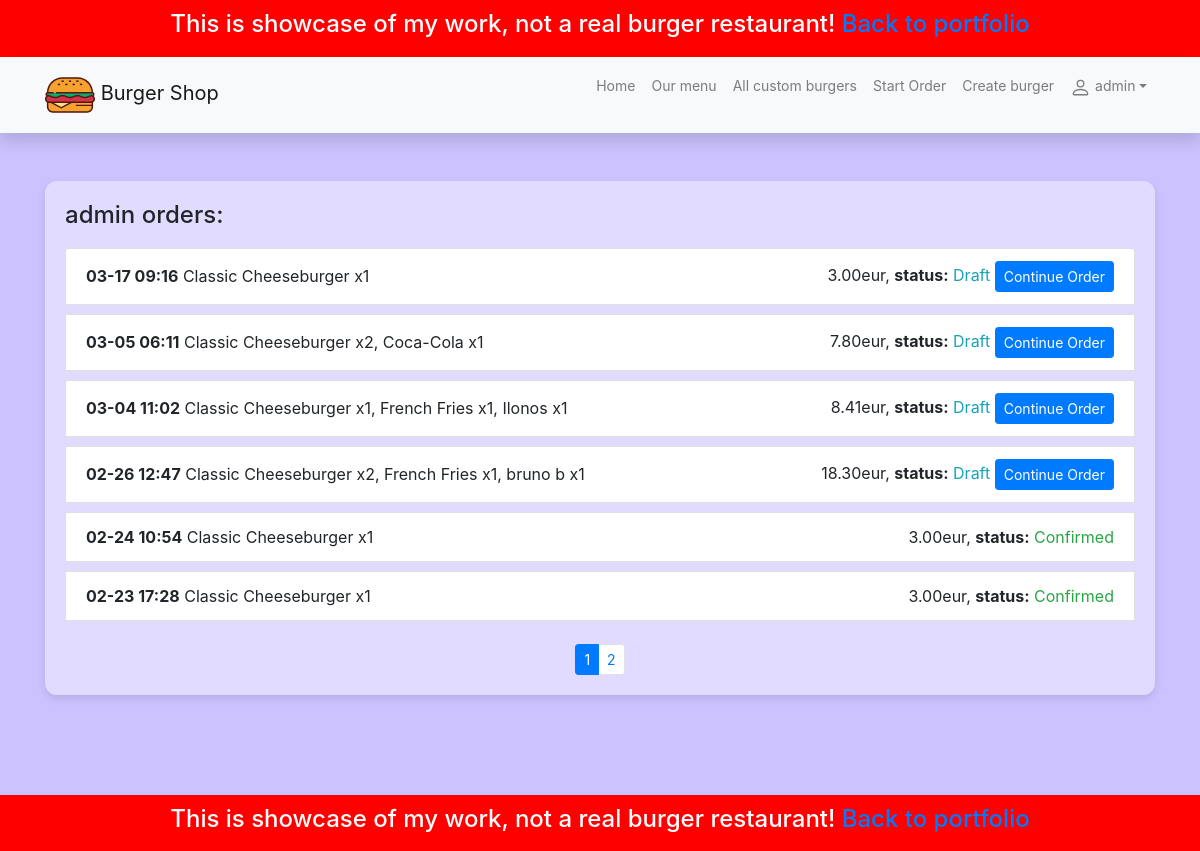
Page /burger_shop/my-orders/ (signed in) on the committed database.
### burger_shop/models.py (models this page shows, shortened)
class Order(models.Model):
    user = models.ForeignKey(User, on_delete=models.SET_NULL, null=True, blank=True)
    time = models.DateTimeField(auto_now_add=True)
    ORDER_STATUS = (
        ('d', 'Draft'),
        ('co', 'Confirmed'),
        ('f', 'Finished'),
        ('ca', 'Cancelled')
    )
    order_status = models.CharField('Order status',
                                    max_length=2,
                                    choices=ORDER_STATUS,
                                    default='d',
                                    help_text='Status of order')
    @property
    def total_price(self):
        return sum(item.total_price for item in self.orderitem_set.all())
    class Meta:
        verbose_name = 'Order'
        verbose_name_plural = 'Orders'
        app_label = 'burger_shop'

class OrderItem(models.Model):
    order = models.ForeignKey(Order, on_delete=models.CASCADE)
    menu_item = models.ForeignKey(MenuItem, on_delete=models.SET_NULL, blank=True, null=True)
    custom_burger = models.ForeignKey('CustomBurger', on_delete=models.SET_NULL, blank=True, null=True)
    quantity = models.IntegerField('Quantity')
    @property
    def total_price(self):
        if self.menu_item:
            return self.menu_item.price * self.quantity
        elif self.custom_burger:
            return self.custom_burger.total_price * self.quantity
        return 0
    class Meta:
        verbose_name = 'Order Item'
        verbose_name_plural = 'Order Items'
        app_label = 'burger_shop'

class MenuItem(models.Model):
    category = models.CharField('Category', max_length=50)
    name = models.CharField('Name', max_length=50)
    description = models.TextField('Description', max_length=150)
    price = models.DecimalField('Price', max_digits=30, decimal_places=2)
    image = models.ImageField(upload_to='menu_items/', blank=True, null=True)
    class Meta:
        verbose_name = 'Menu Item'
        verbose_name_plural = 'Menu Items'
        app_label = 'burger_shop'

class CustomBurger(models.Model):
    user = models.ForeignKey(User, on_delete=models.SET_NULL, null=True, blank=True)
    name = models.CharField('Name', max_length=50)
    image = models.ImageField(upload_to='users_burgers', blank=True, null=True)
    created_at = models.DateTimeField(auto_now_add=True)
    @property
    def total_price(self):
        recipe_items = self.customburgerrecipe_set.all()
        return sum(item.price for item in recipe_items)
    class Meta:
        verbose_name = 'Custom Burger'
        verbose_name_plural = 'Custom Burgers'
        app_label = 'burger_shop'

class CustomBurgerRecipe(models.Model):
    custom_burger = models.ForeignKey(CustomBurger, on_delete=models.CASCADE, null=True, blank=True)
    ingredient = models.ForeignKey(Ingredient, on_delete=models.CASCADE, null=True, blank=True)
    quantity = models.IntegerField('Quantity')
    @property
    def price(self):
        if self.ingredient and self.quantity:
            return self.ingredient.price * self.quantity
        return 0
    class Meta:
        app_label = 'burger_shop'

class Ingredient(models.Model):
    category = models.CharField('Category', max_length=50)
    name = models.CharField('Name', max_length=50)
    description = models.CharField('Description', max_length=150)
    price = models.DecimalField('Price', max_digits=30, decimal_places=2)
    part_image = models.ImageField(upload_to='burger_components/', blank=True)
    class Meta:
        verbose_name = 'Ingredient'
        verbose_name_plural = 'Ingredients'
        app_label = 'burger_shop'

### burger_shop/views.py (the view)
# urls.py: path('my-orders/', views.user_orders, name='user_orders'),
@login_required
def user_orders(request):
    orders = Order.objects.filter(user=request.user).prefetch_related('orderitem_set__menu_item',
                                                                      'orderitem_set__custom_burger').order_by('-time')
    paginator = Paginator(orders, 10)
    page_number = request.GET.get('page')
    paged_orders = paginator.get_page(page_number)
    return render(request, 'burger_shop/user_orders.html', {'orders': paged_orders})

### burger_shop/templates/burger_shop/user_orders.html
{% extends 'burger_shop/base.html' %}
{% block content %}
<div class="content">
<h4>{{ user.username }} orders:</h4>
<ul class="list-group">
    {% for order in orders %}
    {% if order.orderitem_set.exists %}
        <li class="list-group-item d-flex justify-content-between align-items-center" style="margin-top: 10px">
            <span><strong>{{ order.time|date:"m-d H:i" }}</strong>
            {% for item in order.orderitem_set.all %}
                    {% if item.menu_item %}
                        {{ item.menu_item.name }} x{{ item.quantity }}{% if not forloop.last %}, {% endif %}
                    {% elif item.custom_burger %}
                        {{ item.custom_burger.name }} x{{ item.quantity }}{% if not forloop.last %}, {% endif %}
                    {% endif %}
                {% empty %}
                    No items in this order.
                {% endfor %}
            </span>
            <span>
                {{ order.total_price }}eur, <strong>status:</strong>
                <span class="{% if order.order_status == 'co' %} text-success
                                  {% elif order.order_status == 'ca' %} text-danger
                                  {% elif order.order_status == 'f' %} text-primary
                                  {% else %} text-info
                                  {% endif %}">{{ order.get_order_status_display }}</span>
                {% if order.order_status == 'd' and order.orderitem_set.exists %}
                    <a href="{% url 'burger_shop:order_detail' order.id %}" class="btn btn-primary btn-sm">Continue Order</a>
                {% endif %}
            </span>
        </li>
    {% endif %}
    {% empty %}
        <li class="list-group-item">Your order is empty.</li>
    {% endfor %}
    {% if orders.has_other_pages %}
    <ul class="pagination pagination-sm justify-content-center mt-4">
        {% for nr in orders.paginator.page_range %}
            {% if orders.number == nr %}
                <li class="page-item active">
                    <a class="page-link">{{ nr }}</a>
                </li>
            {% else %}
                <li class="page-item">
                    <a class="page-link" href="?page={{ nr }}">{{ nr }}</a>
                </li>
            {% endif %}
        {% endfor %}
    </ul>
    {% endif %}
</ul>
</div>
{% endblock %}

### burger_shop/templates/burger_shop/base.html (shortened to what this page needs)
<!DOCTYPE html>
<html lang="en">
<head>
    <link rel="stylesheet"
          href="https://stackpath.bootstrapcdn.com/bootstrap/4.1.3/css/bootstrap.min.css"
>
    {% load static %}
    <link rel="stylesheet" href="{% static 'burger_shop/css/styles.css' %}">
</head>
<body>
<div class="portfolio">
    <h4 style="color: white;">This is showcase of my work, not a real burger restaurant! <a href="/">Back to portfolio</a> </h4>
</div>
<nav class="navbar navbar-expand-lg navbar-light bg-light static-top mb-5 shadow">
  <div class="container d-flex flex-wrap">
    <a class="navbar-brand" href="{% url 'burger_shop:homepage' %}">
      Burger Shop
    </a>
    <ul class="collapse navbar-collapse justify-content-end" id="navbarResponsive">
      <ul class="navbar-nav ms-auto">
        <li class="nav-item"><a class="nav-link" href="{% url 'burger_shop:homepage' %}">Home</a></li>
        <li class="nav-item"><a class="nav-link" href="{% url 'burger_shop:menu' %}">Our menu</a></li>
        <li class="nav-item"><a class="nav-link" href="{% url 'burger_shop:custom_burgers' %}">All custom burgers</a></li>
        <li class="nav-item"><a class="nav-link" href="{% url 'burger_shop:start_order' %}">Start Order</a></li>
        <li class="nav-item"><a class="nav-link" href="{% url 'burger_shop:create_burger' %}">Create burger</a></li>
        {% if user.is_authenticated %}
          <li class="nav-item dropdown">
            <a class="nav-link dropdown-toggle" href="#" id="userDropdown" role="button" data-bs-toggle="dropdown" aria-expanded="false">
            {{ user.username }}</a>
          </li>
        {% endif %}
      </ul>
    </ul>
  </div>
</nav>
    <div class="container">{% block content %}{% endblock %}</div>
</body>
<div class="portfolio">
    <h4 style="color: white;">This is showcase of my work, not a real burger restaurant! <a href="/">Back to portfolio</a> </h4>
</div>
</html>

### burger_shop/static/burger_shop/css/styles.css (style rules this page uses)
.portfolio { background-color: red; text-align:center; padding: 10px; }
body { background-color: #ccc2ff; }
.content { margin: 20px auto; margin-bottom: 100px; padding: 20px; background: rgba(255, 255, 255, 0.4); border-radius: 0.75rem; box-shadow: 0 4px 8px rgba(0, 0, 0, 0.1); }
.navbar-nav .nav-link { font-size: 14px; }

### rows in the picture
Order: time "03-17 09:16", total_price "3.00", order_status "Draft", shows "Continue Order"
OrderItem: menu_item.name "Classic Cheeseburger", quantity "1"
Order: time "03-05 06:11", total_price "7.80", order_status "Draft", shows "Continue Order"
OrderItem: menu_item.name "Classic Cheeseburger", quantity "2"
OrderItem: menu_item.name "Coca-Cola", quantity "1"
Order: time "03-04 11:02", total_price "8.41", order_status "Draft", shows "Continue Order"
OrderItem: menu_item.name "Classic Cheeseburger", quantity "1"
OrderItem: menu_item.name "French Fries", quantity "1"
OrderItem: custom_burger.name "Ilonos", quantity "1"
Order: time "02-26 12:47", total_price "18.30", order_status "Draft", shows "Continue Order"
OrderItem: menu_item.name "Classic Cheeseburger", quantity "2"
OrderItem: menu_item.name "French Fries", quantity "1"
OrderItem: custom_burger.name "bruno b", quantity "1"
Order: time "02-24 10:54", total_price "3.00", order_status "Confirmed"
OrderItem: menu_item.name "Classic Cheeseburger", quantity "1"
Order: time "02-23 17:28", total_price "3.00", order_status "Confirmed"
OrderItem: menu_item.name "Classic Cheeseburger", quantity "1"

### other values in the picture
{{ user.username }} "admin"
{{ nr }} "1"
{{ nr }} "2"
